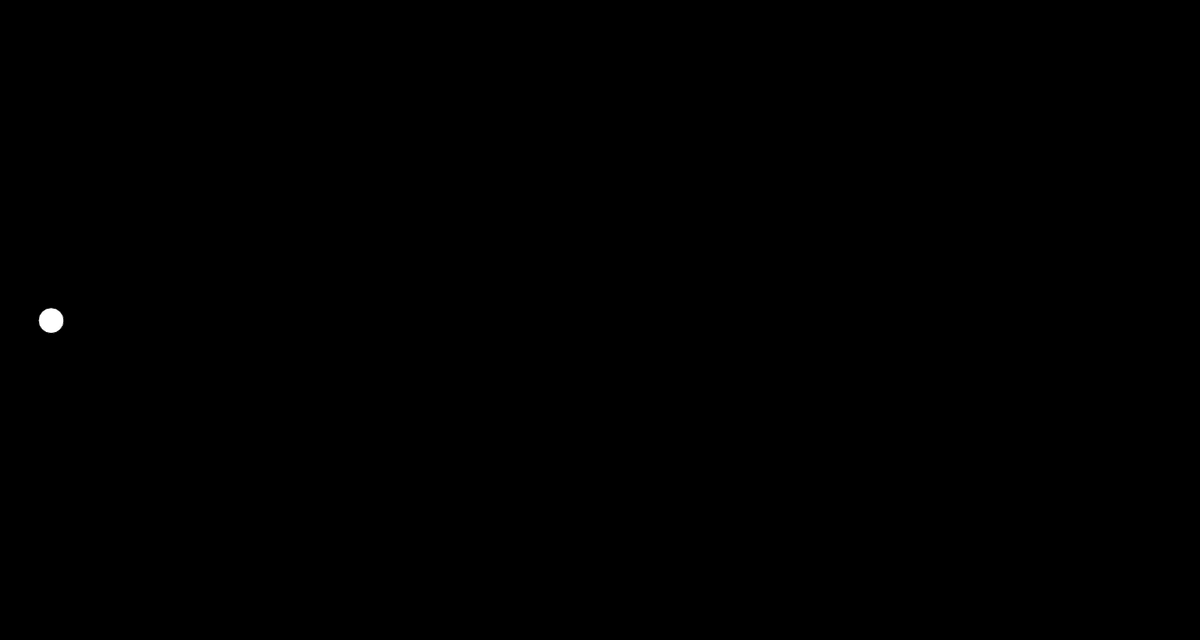
Frame 1 (no input)
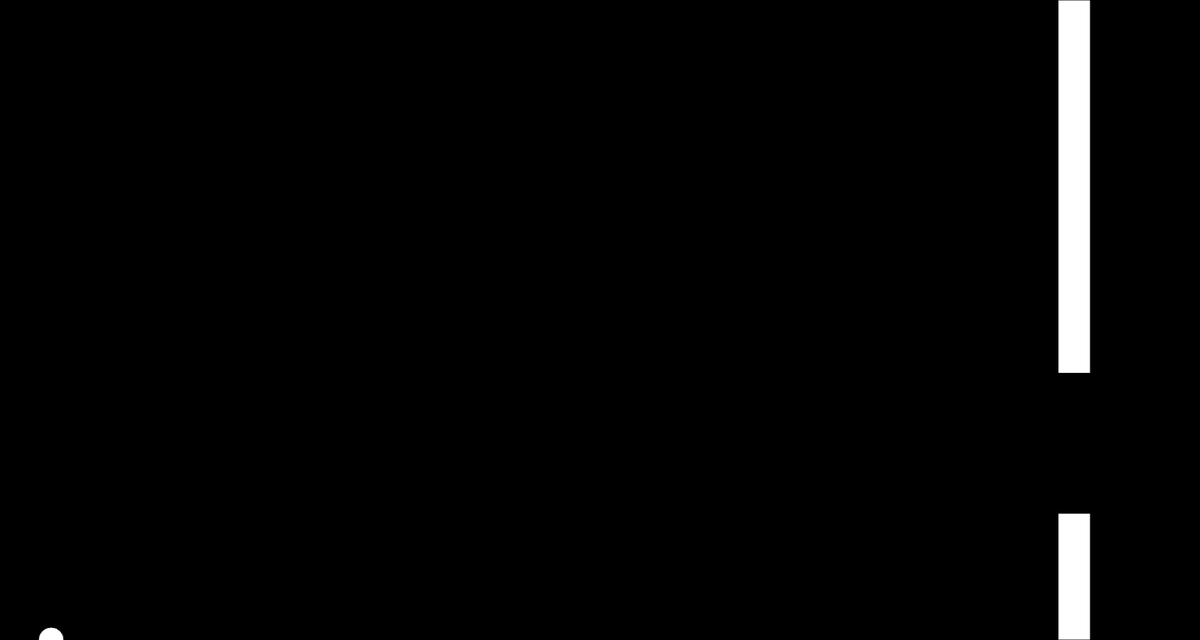
Frame 60 (no input)
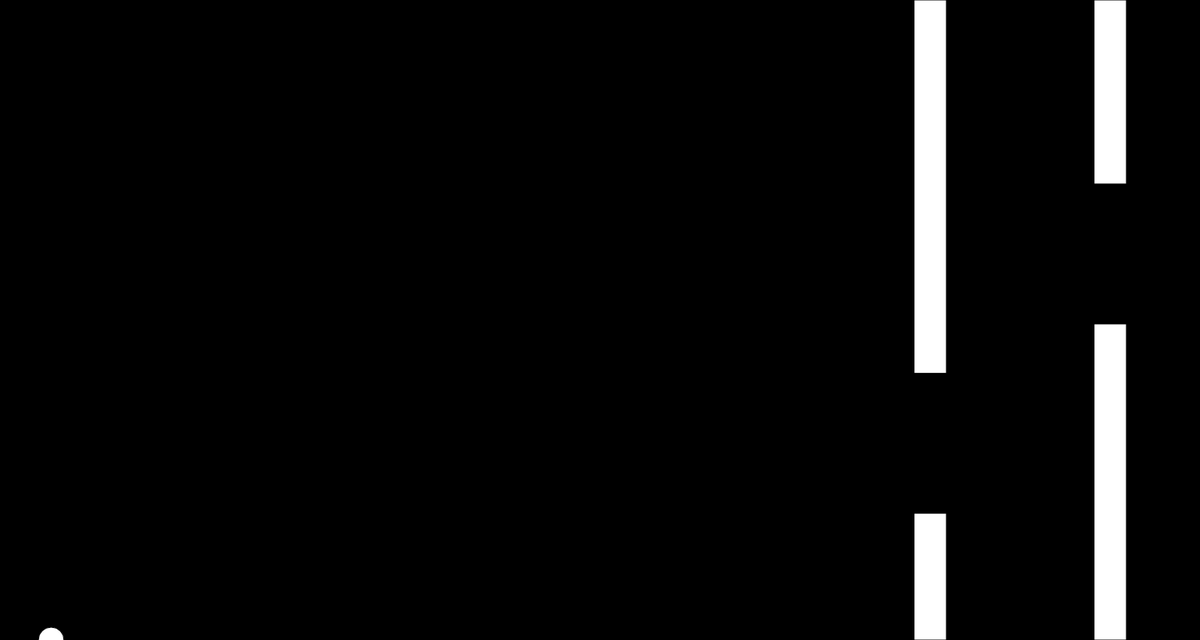
Frame 120 (the mouse pressed at the canvas centre since frame 60)

The p5.js sketch that drew these frames (run headless with seeded random() and noise() and a simulated clock; from frame 60 on, the mouse is pressed at the canvas centre):

// p5.js sketch
// ── sketch.js


var bird;
var pipes = [];

function setup() {
  createCanvas(1500, 800);
  bird = new Bird();
  pipes.push(new Pipe());
}

function draw() {
  background(0);

  for (var i = pipes.length - 1; i >= 0; i--) {
    pipes[i].show();
    pipes[i].update();

    if (pipes[i].hits(bird)) {
      console.log('HIT');
    }

    if (pipes[i].offscreen()) {
      pipes.splice(i, 1);
    }
  }

  bird.update();
  bird.show();

  if (frameCount % 75 == 0) {
    pipes.push(new Pipe());
  }
}

function keyPressed() {
  if (key == ' ') {
    bird.up();
    //console.log("SPACE");
  }
}
// ── bird.js
function Bird() {
    this.y = height / 2;
    this.x = 64;
  
    this.gravity = 0.7;
    this.lift = -12;
    this.velocity = 0;
  
    this.show = function() {
      fill(255);
      ellipse(this.x, this.y, 32, 32);
    };
  
    this.up = function() {
      this.velocity += this.lift;
    };
  
    this.update = function() {
      this.velocity += this.gravity;
      // this.velocity *= 0.9;
      this.y += this.velocity;
  
      if (this.y > height) {
        this.y = height;
        this.velocity = 0;
      }
  
      if (this.y < 0) {
        this.y = 0;
        this.velocity = 0;
      }
    };
  }
// ── pipe.js

function Pipe() {
    this.spacing = 175;
    this.top = random(height / 6, (3 / 4) * height);
    this.bottom = height - (this.top + this.spacing);
    this.x = width;
    this.w = 40;
    this.speed = 3;
  
    this.highlight = false;
  
    this.hits = function(bird) {
      if (bird.y < this.top || bird.y > height - this.bottom) {
        if (bird.x > this.x && bird.x < this.x + this.w) {
          this.highlight = true;
          return true;
        }
      }
      this.highlight = false;
      return false;
    };
  
    this.show = function() {
      fill(255);
      if (this.highlight) {
        fill(255, 0, 0);
      }
      rect(this.x, 0, this.w, this.top);
      rect(this.x, height - this.bottom, this.w, this.bottom);
    };
  
    this.update = function() {
      this.x -= this.speed;
    };
  
    this.offscreen = function() {
      if (this.x < -this.w) {
        return true;
      } else {
        return false;
      }
    };
  }
